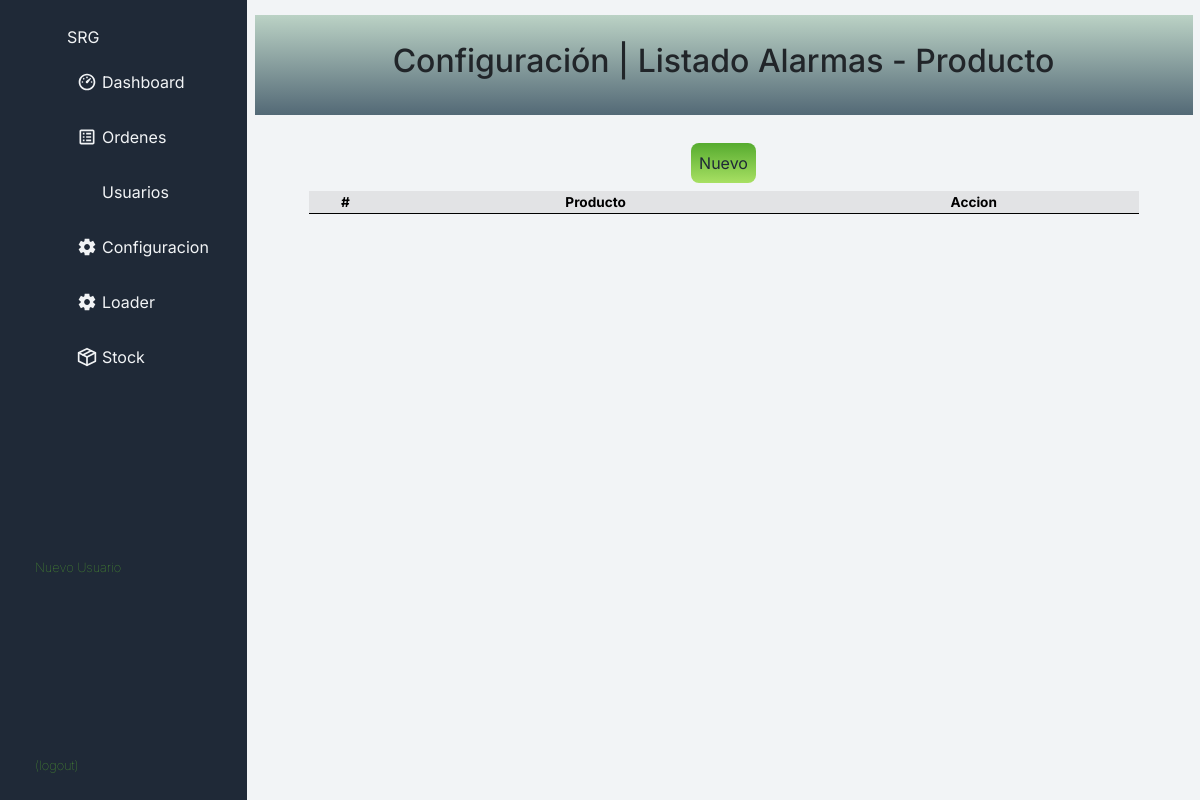
The app's page /Configuracion/config_alarma_producto, older data.
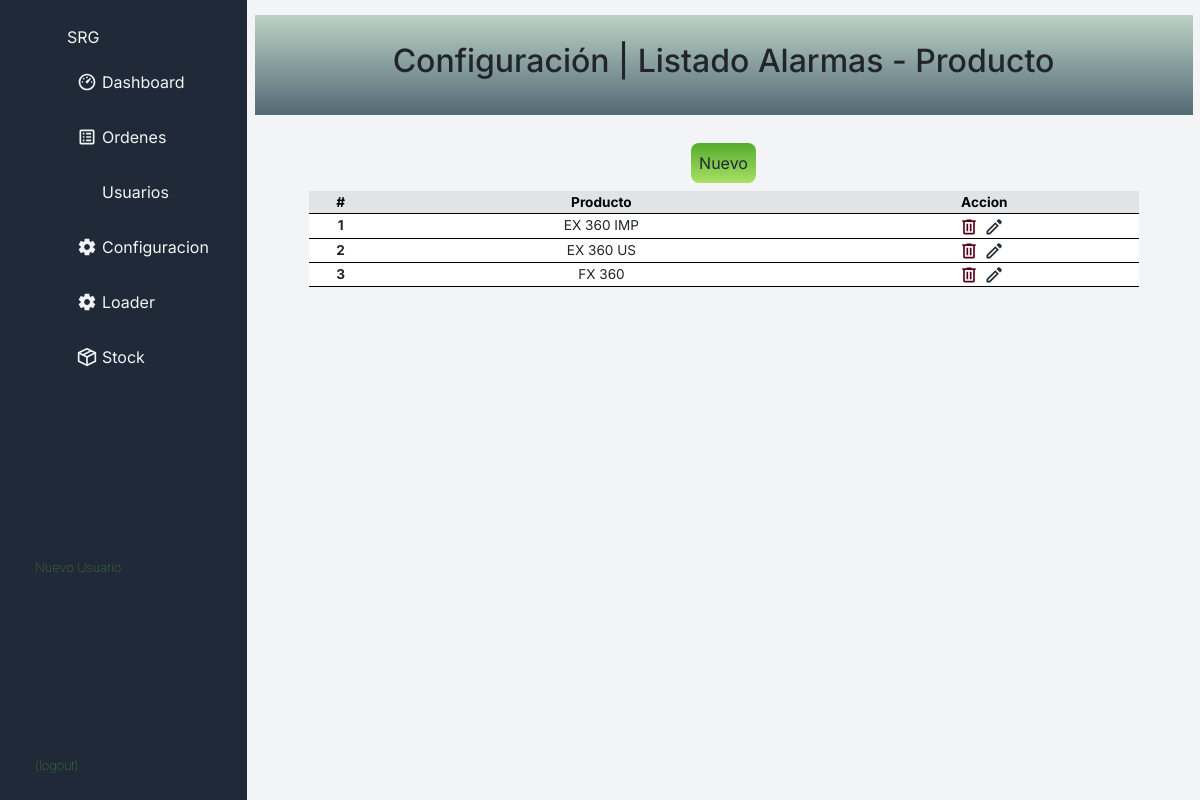
The same page, newer data.
### Configuracion/models.py (models this page shows, shortened)
class ProductoAlarmas(models.Model):
    productoAlarmas = models.CharField(max_length=60)

### Configuracion/views.py (the view)
# urls.py: path('config_alarma_producto', views.config_alarma_producto, name='config_alarma_producto'),
def config_alarma_producto(request):
    productos = ProductoAlarmas.objects.all().order_by('productoAlarmas')
    return render(request, 'config_alarma_producto.html', {'alarma_producto': productos})

### Ordenes/templates/config_alarma_producto.html (shortened to what this page needs)
{% extends 'base_principal.html' %}
{% load static %}
{% block bloque-main %}
<div class="cont-config-edit">
    <div class="titulo">
        <h2>Configuración | Listado Alarmas - Producto</h2>
    </div>
    <section>
    <button class="boton-comun agregar">
       <a href="{% url 'add_item_alarma_producto' %}">Nuevo</a>
    </button>
    </section>
    <table class="table table-hover tabla-personalizada">
      <thead class="redondeada">
        <tr class=" table table-secondary">
          <th scope="col">#</th>
          <th scope="col">Producto</th>
          <th scope="col">Accion</th>
        </tr>
      </thead>
      <tbody>
        {% for n in alarma_producto %}
        <tr>
          <th scope="row">{{ forloop.counter }}</th>
          <td>{{n.productoAlarmas}}</td>
          <td><a href="{% url 'del_item_alarma_producto' n.id %}"><img class="side-menu-icon bordeaux" src="{% static 'Ordenes/img/trash.svg' %}"
            alt="imagen"></a><a href="{% url 'edit_item_alarma_producto' n.id %}"><img class="side-menu-icon oscuro" src="{% static 'Ordenes/img/edit.svg' %}"
              alt="imagen"></a></td>
        </tr>
        {% endfor %}
      </tbody>
    </table>
</div>
{% endblock %}

Row changes from the older to the newer data that the page shows:
added ProductoAlarmas: productoAlarmas "EX 360 IMP"
added ProductoAlarmas: productoAlarmas "EX 360 US"
added ProductoAlarmas: productoAlarmas "FX 360"
